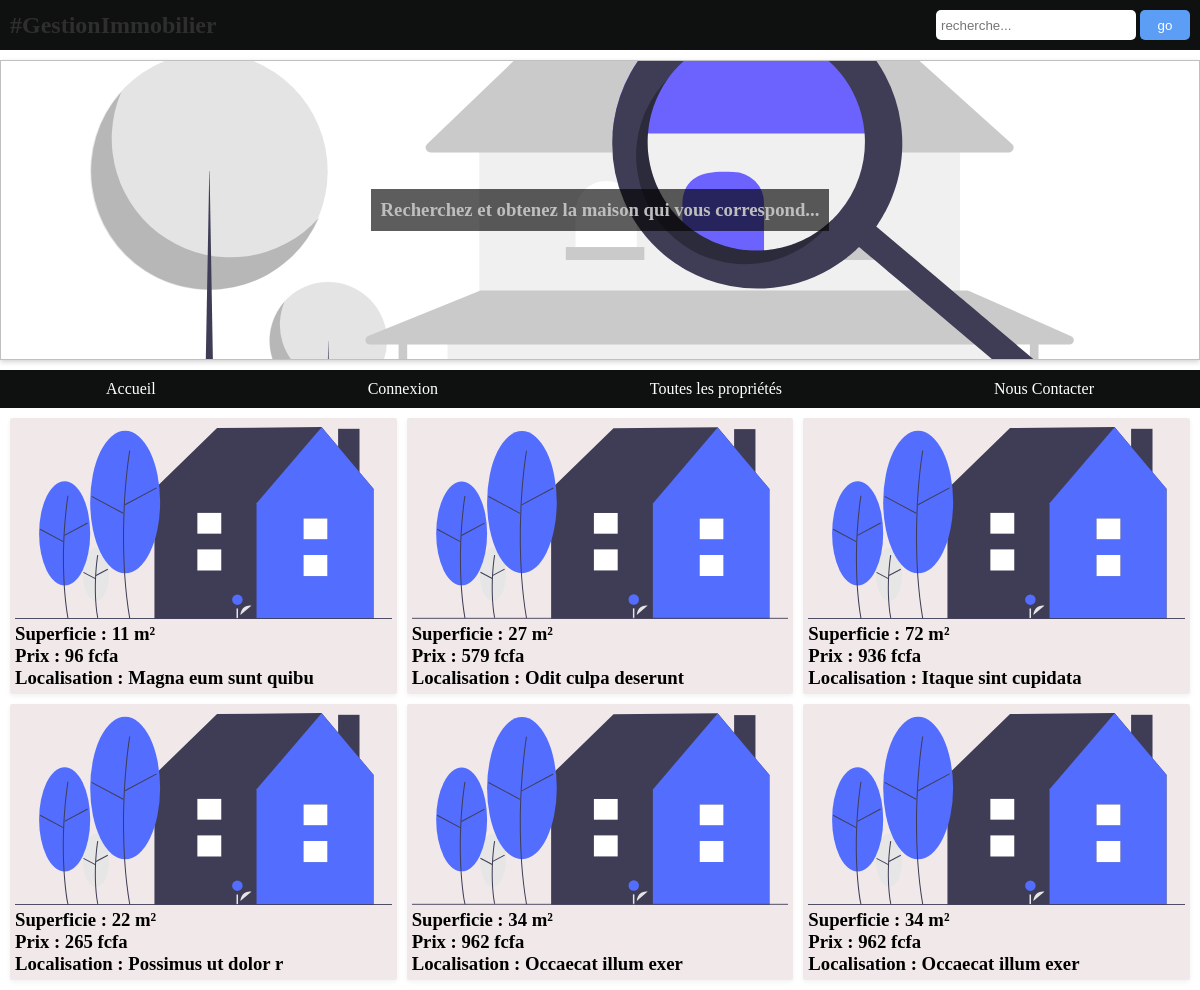
The app's page /view/home.php with its own data.
### tables this page shows
CREATE TABLE `property` (
  `id` int(11) NOT NULL,
  `owner` varchar(255) NOT NULL,
  `tel` varchar(100) NOT NULL,
  `postdate` datetime NOT NULL,
  `location` varchar(255) NOT NULL,
  `area` int(11) NOT NULL,
  `details` varchar(1000) NOT NULL,
  `price` int(11) NOT NULL
);

### model/immovableModel.php (called while the page is built, shortened)
<?php
    class immovableModel{
        public function dbConnect()
        {
            $dsn="mysql:dbname=immovable;host=localhost";
            $password = "";
            $user = "root";
            $connect = new PDO($dsn,$user,$password,[
            PDO::ATTR_ERRMODE => PDO::ERRMODE_EXCEPTION,
            PDO::ATTR_DEFAULT_FETCH_MODE => PDO::FETCH_OBJ,
            ]);
            if (!$connect)
            {
                return new \Exception("Database cannot connect");
            }
            else
            {
                return $connect;
            }
        }
        public function getLimite($limite)
        {
            $db = $this->dbConnect();
            $query = $db->prepare('SELECT * FROM property ORDER BY id DESC LIMIT '.$limite);
            $query->execute();
            $get = $query->fetchAll(PDO::FETCH_ASSOC);
            return $get;
        }
    }

### controller/immovableController.php (called while the page is built, shortened)
<?php
    require 'model/immovableModel.php';
    class immovableController extends immovableModel{
        public function obtainLimit($limite){
            $initModel = new immovableModel();
            $callModel = $initModel->getLimite($limite);
            return $callModel;
        }
    }

### view/home.php (the view, shortened to what this page needs)
<?php
    $limit=6;
    $initController = new immovableController;
    $Calls = $initController->obtainLimit($limit);
?>
<!DOCTYPE html>
<html lang="en">
<head>
    <link rel="stylesheet" href="/assets/css/style.css">
</head>
<body>
    <header>
        <div class="topbar">
            <h2>#GestionImmobilier</h2>
            <form action="" method="post">
            <input type="search" name="search" placeholder="recherche..." title="Entrer le prix ou la localité qui vous interesse">
            <input type="submit" value="go" name="submit">
            </form>
        </div>
        <div class="banner">
            <h3></h3>
        </div>
    </header>
    <nav>
        <ul>
            <li>
                <a href="/">Accueil</a>
            </li>
            <li>
                <a href="/view/login/" target="_blank">Connexion</a>
            </li>
            <li>
                <a href="/view/all/">Toutes les propriétés</a>
            </li>
            <li>
                <a href="/view/login/">Nous Contacter</a>
            </li>
        </ul>
    </nav>
    <div class="parent">
        <?php foreach($Calls as $call):?>
        <div class="child">
            <a href="/view/viewdetails&property_<?=$call['id']?>/">
                <div class="pic">
                </div>
                <h3>Superficie : <?= $call['area']?> m²</h3>
                <h3>Prix : <?= $call['price']?> fcfa</h3>
                <h3>Localisation : <?= $call['location']?></h3>
            </a>
        </div>
        <?php endforeach;?>
    </div>
</body>
</html>

### assets/css/style.css (style rules this page uses)
* { margin: 0; padding: 0; box-sizing: border-box; }
body { background-color: #ffffff; display: flex; flex-direction: column; width: 100%; min-height: 100vh; }
a { text-decoration: none; color: black; }
.topbar { background-color: rgb(15, 17, 17); display:flex; flex-direction: row; justify-content: space-between; padding: 10px; align-items: center; }
.topbar h2 { color: rgb(46, 46, 46); }
.topbar input { height: 30px; width: 200px; border: none; outline: none; border-radius: 5px; padding:5px; }
.banner { display: flex; justify-content:center; background-color: white; animation-name: banner; animation-duration:10s; animation-iteration-count: infinite; width: 100%; position: relative; align-items: center; border: 1px solid silver; box-shadow: 0px 2px 5px lightgray; background: url("/assets/image/house_searching.svg") no-repeat center; background-size: cover; height: 300px; margin: 10px 0; }
.banner h3 { color: rgb(190, 190, 190); position: absolute; background-color:rgba(0, 0, 0, 0.637); padding: 10px; }
.banner h3::after { content: "Recherchez et obtenez la maison qui vous correspond..."; animation-name: text; animation-duration:10s; animation-iteration-count: infinite; }
nav { background-color: rgb(15, 17, 17); width: 100%; }
ul { display:flex; flex-direction: row; justify-content: space-around; align-items: center; list-style: none; height: 100%; }
ul li { padding:10px; height: 100%; }
ul li a { color: #fff; }
input[type="submit"] { width: 50px; color: white; background-color:#5c9df5; }
.parent { display: grid; grid-template-columns: repeat(3, 1fr); grid-template-rows: repeat(2, 1fr); grid-column-gap: 0px; grid-row-gap: 0px; background-color:white; padding: 5px; }
.child { background-color:rgb(241, 233, 233); padding: 5px; border-radius:2px; box-shadow: 0px 2px 5px rgb(241, 241, 241); margin:5px; }
.pic { background: url("/assets/image/house_img.svg") no-repeat center; background-size: cover; height: 200px; }

### records on screen
property: area "11", price "96", location "Magna eum sunt quibu"
property: area "27", price "579", location "Odit culpa deserunt"
property: area "72", price "936", location "Itaque sint cupidata"
property: area "22", price "265", location "Possimus ut dolor r"
property: area "34", price "962", location "Occaecat illum exer"
property: area "34", price "962", location "Occaecat illum exer"
